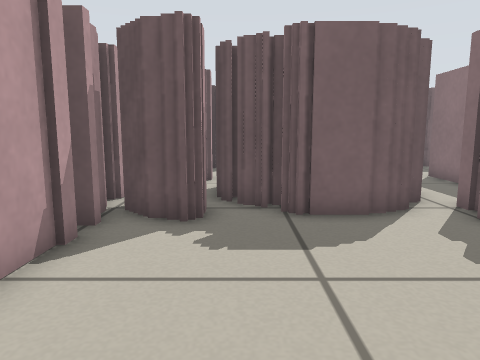
view 1 (above)

24 first-person views from a walk through a robot-simulator world made for Stage. The camera is 0.45 m above the floor, tilts 8° down and sees 70° across. The lines on the ground mark 1 m squares. The floor is counted in squares, 0.25 m on a side. Each view is taken from the middle of a square. On the plan, view 1 faces up. The plan holds only what a view shows up to about 17 squares ahead; the rest is blank. The place goes on beyond the plan. The robots in the file are not drawn.

view 2
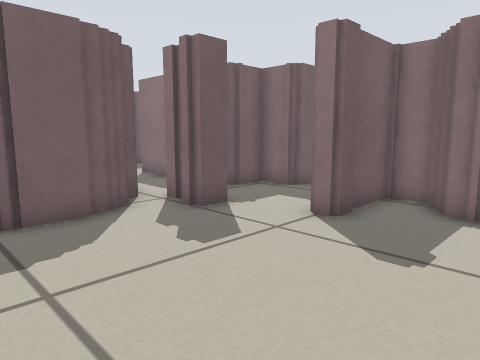

view 3
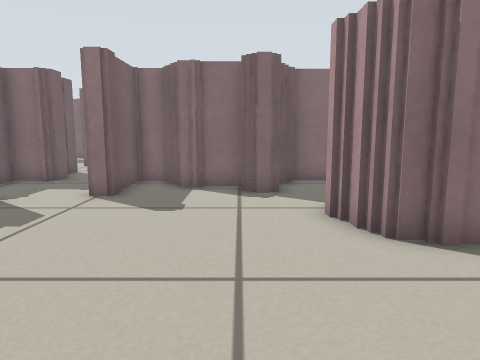

view 4
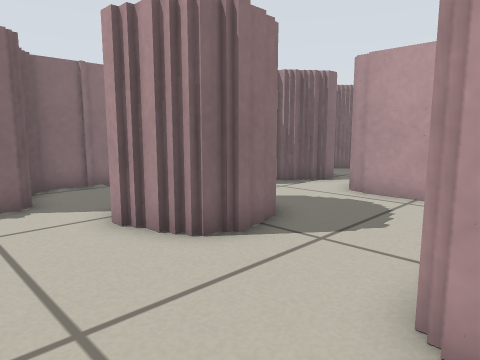

view 5
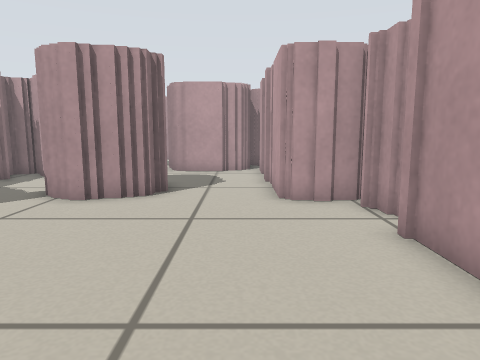

view 6
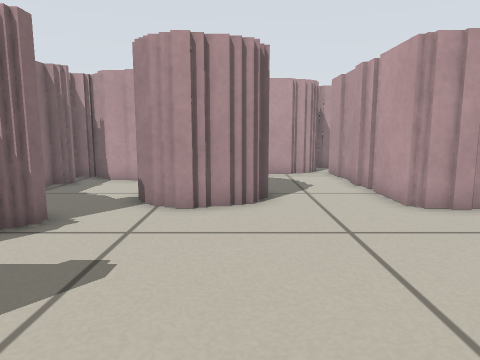

view 7
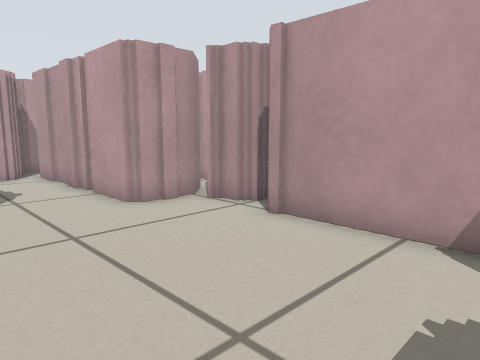

view 8
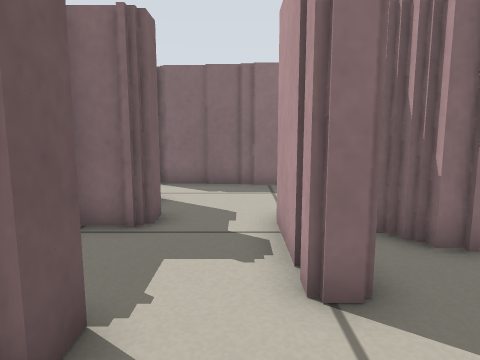

view 9
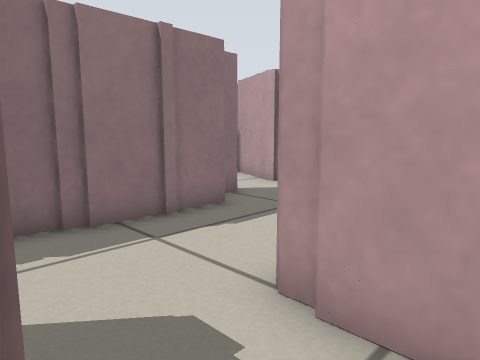

view 10
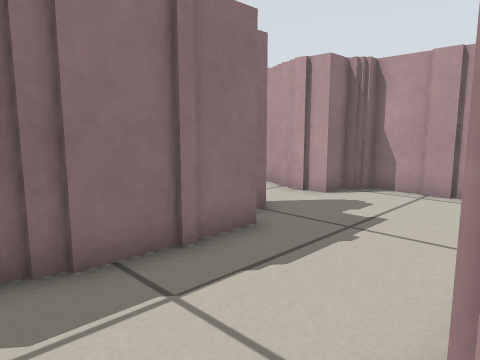

view 11
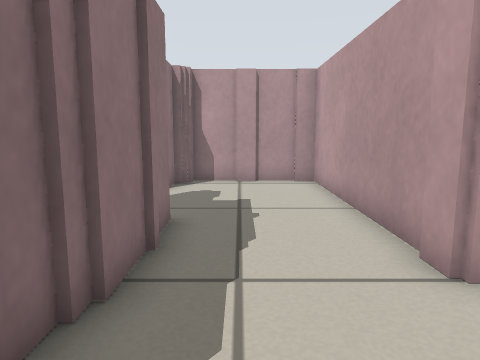

view 12
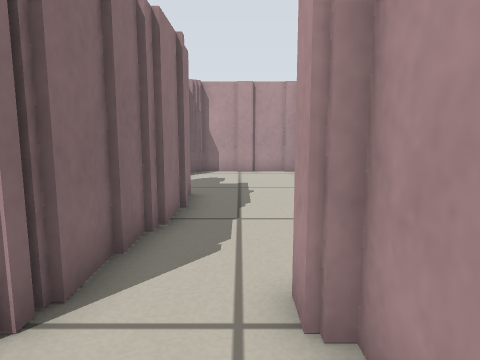

view 13
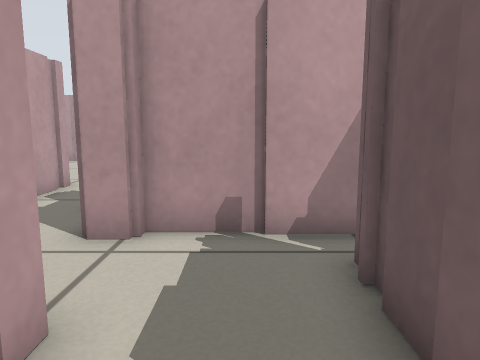

view 14
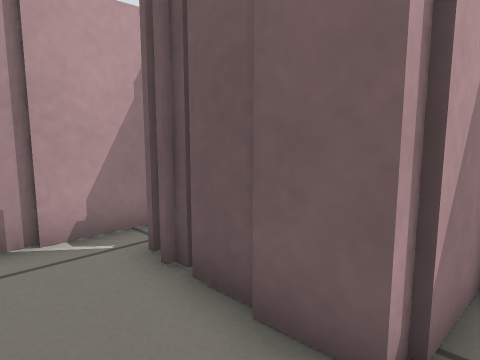

view 15
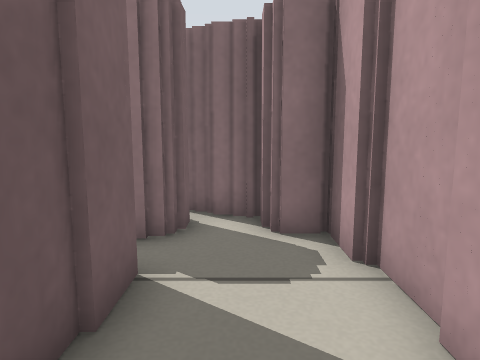

view 16
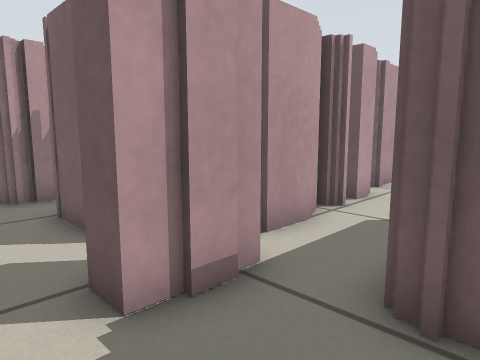

view 17
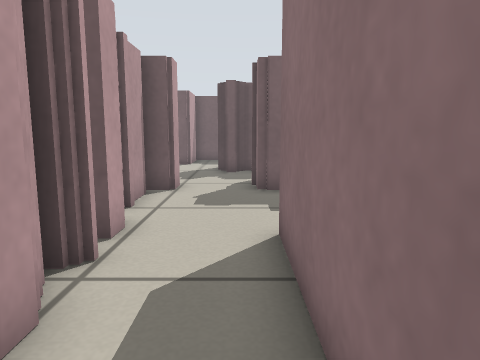

view 18
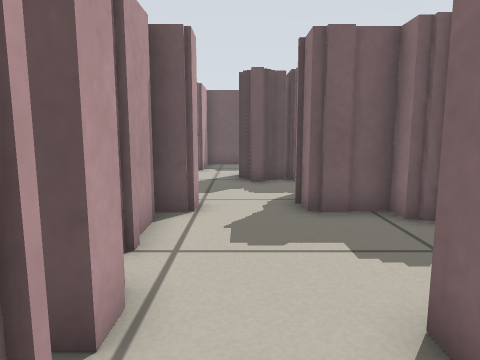

view 19
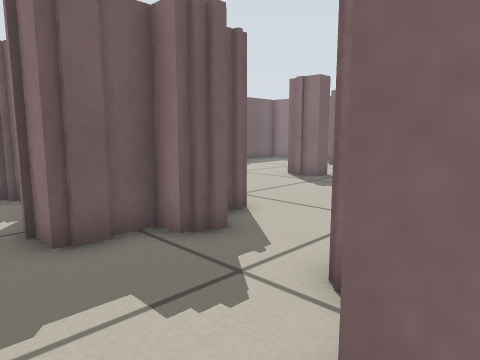

view 20
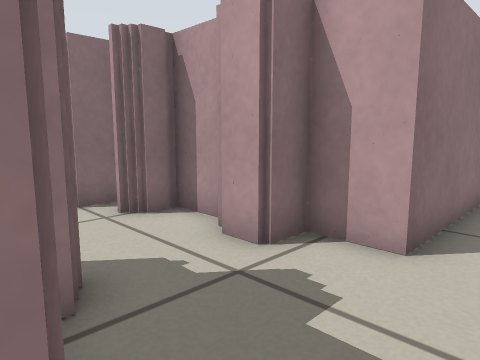

view 21
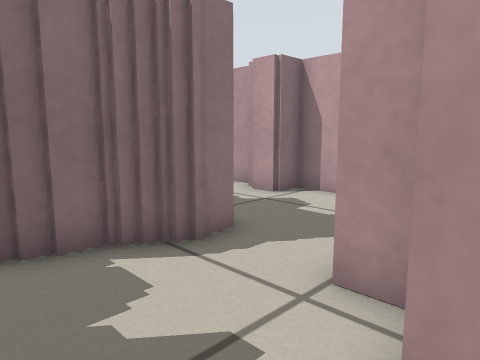

view 22
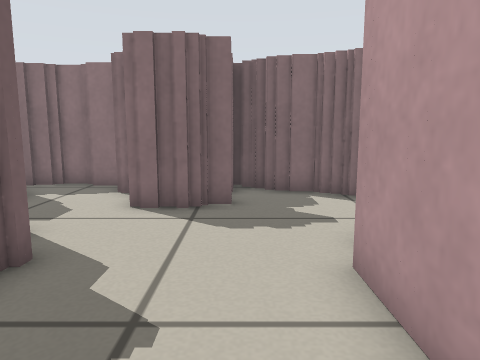

view 23
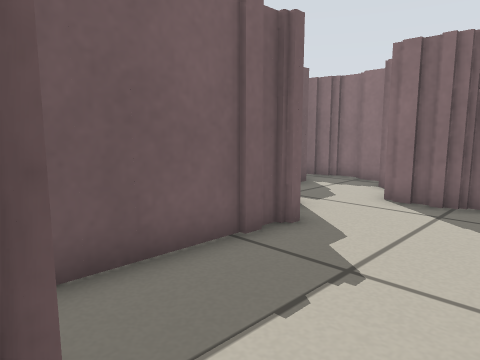

view 24
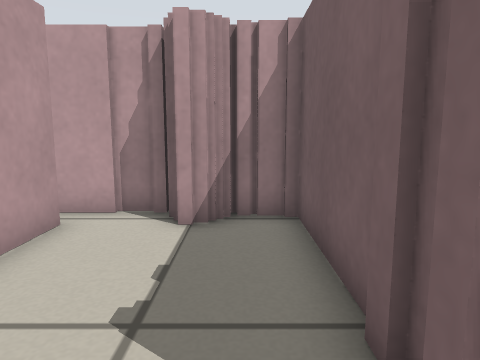

### Floor plan
Key: @ floor where view 1 was taken; # wall or solid block; . floor; T thing the floor can be seen under or through.
Columns run from 4 left of view 1 to 20 right of it. Each row starts with its distance up from view 1.
 29            ####
 28         #.... #
 27        ##...###
 26  #######..###
 25 ##........###
 24 ##........###
 23 #...........###     ...
 22 #...........##     ...#
 21 #########...##    ....##
 20         #...##   ......
 19         #...#####.....
 18         #...####....
 17         #..........
 16         #........###
 15         #....###.###
 14         ##..######
 13         ##..#   ##   #
 12         ##..#   ######.#
 11          T..#   #.####.##
 10          T..#   #.......#
  9      #  TT..#   #......##
  8   ######TTT.#####..#####
  7  ###.###.TT..####..#
  6  #.......TT........#
  5  #.................#
  4  #.........####...##
  3  #...........##...##
  2  #..........###...##
  1 ##..........###...##
  0 #...@......####....#
 -1 ##.........####......
 -2 ####...###...##.......
 -3 #  #..#####...#....####
 -4    #..##   .. # ...#  ##
 -5    #...#   ..#######
 -6    #.....  ..##
 -7    #...... ####
 -8    #......  ##
 -9    #####..#
-10        ####

Where each view was taken, in squares from view 1:
view 1: 0 up, 0 right, facing up
view 2: 0 up, 0 right, facing up-right
view 3: 0 up, 3 left, facing right
view 4: 1 up, 2 left, facing down-right
view 5: 7 up, 0 right, facing down
view 6: 6 up, 3 right, facing down
view 7: 6 up, 3 right, facing down-left
view 8: 5 up, 3 right, facing right
view 9: 7 up, 8 right, facing down-right
view 10: 6 up, 10 right, facing down-right
view 11: 8 up, 13 right, facing down
view 12: 11 up, 13 right, facing down
view 13: 10 up, 18 right, facing left
view 14: 9 up, 18 right, facing up-left
view 15: 10 up, 13 right, facing right
view 16: 5 up, 9 right, facing up-left
view 17: 8 up, 7 right, facing up
view 18: 11 up, 6 right, facing up
view 19: 13 up, 6 right, facing up-right
view 20: 19 up, 6 right, facing down-right
view 21: 23 up, 3 right, facing down-right
view 22: 23 up, 2 left, facing right
view 23: 22 up, 3 left, facing up-right
view 24: 25 up, 4 right, facing left
